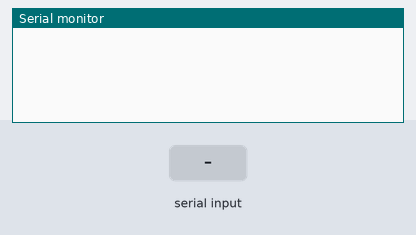
Recording of a sketch running on a simulated Arduino Uno, built with avr-gcc and run on an emulated ATmega328P. Shown: the last lines printed to the serial monitor. Inputs (shaded band) come from the test bench.

Above: at 1.2 s.
1.3 s: "start\n" received over Serial
At 2.5 s:
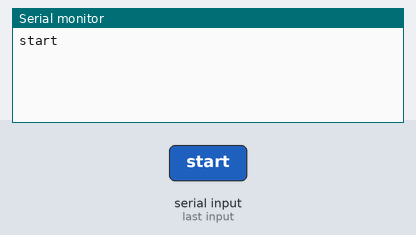
2.8 s: byte 101 ('e') received over Serial
At 3.9 s:
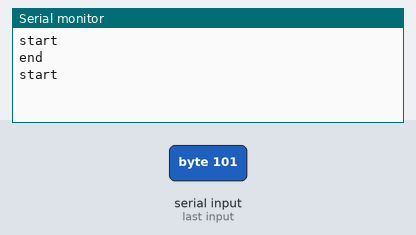
4.3 s: "start\n" received over Serial
At 8.2 s:
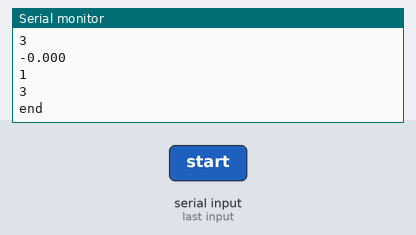
Timing chart, 0 to 9.7 s (numbered marks = the images above; inputs shaded):
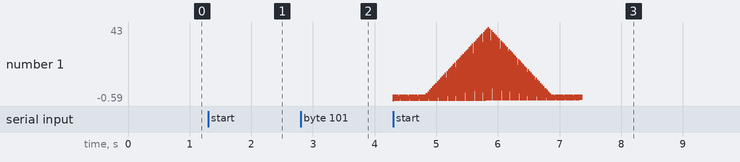

Measured:
- after the input at 1.3 s, the serial monitor: prints a new line at once (image 1)
- after the input at 2.8 s, the serial monitor: prints a new line at once (image 2)
- after the input at 4.3 s, the serial monitor: prints a new line at once (image 3)

The sketch:

Serial_Communication_Arduino.ino
```cpp
void setup() {
  Serial.begin(115200);
  Serial.setTimeout(2000);
}

void rec_param(float* param){//Função que recebe os parâmetros do DPV
  while(!Serial.available()){}
  while(true){
    String start = Serial.readStringUntil('\n');
    if(start == "start"){
        break;
      }
  }
  Serial.println("start");

  String aux = "";
  while(!Serial.available()){}
  unsigned int i = 0;
  while(Serial.available()){
    char a = Serial.read();//A mensagem recebida é da forma PARAM_01/PARAM_02/PARAM_03/PARAM_04/PARAM_05/PARAM_06/PARAM_07/e onde 'e' indica o fim da tranmissão dos dados
    if(a == '/'){
      param[i] = aux.toFloat();
      aux = "";
      i++;
    }
    else if(a == 'e'){
      Serial.println("end");
      break;
    }
    else{
      aux = aux + a;
    }
  }
}

void start_transmition(){
  Serial.println("start");
  while(!Serial.available()){}
  while(true){
    String start = Serial.readStringUntil('\n');
    if(start == "start"){
      break;
    }
  }
}

void end_transmition(){
  Serial.println("end");
  while(!Serial.available()){}
  while(true){
    String end = Serial.readStringUntil('\n');
    if(end == "end"){
        break;
      }
    }
}


void loop() {
  float param [7];//[0]Current_Range,[1]V_inicio,[2]V_fim,[3]V_pulso,[4]V_passo,[5]T_pulso,[6]SRate;
  rec_param(param);

  ///Envio dos valores lidos no DPV
  start_transmition();

  // Simulando a leitura dos 120 pontos com 25ms entre cada leitura:
  unsigned int y = 1;
  unsigned int y1 = 3;
  float x = -0.6;
  for (unsigned int i = 0; i < 120; i++){
    x += 0.005;
    if(i < 20){
      y = 1;
      y1 = 3;
    }
    else if(i > 20 and i < 60){
      y++;
      y1++;
    }
    else if( i ==60){
      y = 41;
      y1 = 43;
    }
    else if(i > 60 and i < 100){
      y = y-1;
      y1 = y1 - 1;
    }
    else {
      y = 1;
      y1 = 3;
    }
    Serial.println(x,3);
    Serial.println(y,DEC);
    Serial.println(y1,DEC);
    delay(25);
  }

  end_transmition();
}
```
